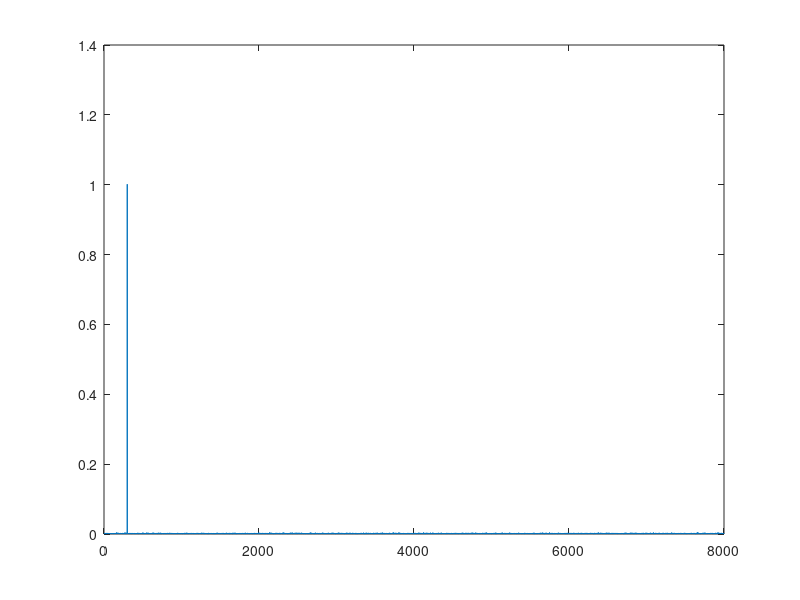

This chart was generated by the following MATLAB code:
close all; clear all;
Fs = 16e3;
t = [0:1/Fs:1-1/Fs]';
n = length(t);
s = sin(2*pi*0.3e3*t);
noise = 0.1*randn(n,1);
s = s + noise;

% Take fft of s
S = fft(s);
S = abs(S(1:n/2+1))/Fs;
S(2:end-1) = 2*S(2:end-1);
f = [0:Fs/2]';

% Take ifft of S

sound(s,Fs)

plot(f,S)